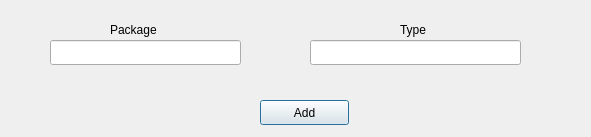
<?xml version="1.0" encoding="UTF-8"?>
<ui version="4.0">
 <class>Dialog_Add_PluginInt</class>
 <widget class="QDialog" name="Dialog_Add_PluginInt">
  <property name="geometry">
   <rect>
    <x>0</x>
    <y>0</y>
    <width>591</width>
    <height>137</height>
   </rect>
  </property>
  <property name="windowTitle">
   <string>Dialog</string>
  </property>
  <widget class="QPushButton" name="pushButton">
   <property name="geometry">
    <rect>
     <x>260</x>
     <y>100</y>
     <width>89</width>
     <height>25</height>
    </rect>
   </property>
   <property name="text">
    <string>Add</string>
   </property>
  </widget>
  <widget class="QLineEdit" name="add_type">
   <property name="geometry">
    <rect>
     <x>310</x>
     <y>40</y>
     <width>211</width>
     <height>25</height>
    </rect>
   </property>
  </widget>
  <widget class="QLineEdit" name="add_package">
   <property name="geometry">
    <rect>
     <x>50</x>
     <y>40</y>
     <width>191</width>
     <height>25</height>
    </rect>
   </property>
  </widget>
  <widget class="QLabel" name="label">
   <property name="geometry">
    <rect>
     <x>110</x>
     <y>20</y>
     <width>101</width>
     <height>20</height>
    </rect>
   </property>
   <property name="text">
    <string>Package</string>
   </property>
  </widget>
  <widget class="QLabel" name="label_2">
   <property name="geometry">
    <rect>
     <x>400</x>
     <y>20</y>
     <width>131</width>
     <height>20</height>
    </rect>
   </property>
   <property name="text">
    <string>Type</string>
   </property>
  </widget>
 </widget>
 <resources/>
 <connections/>
</ui>
